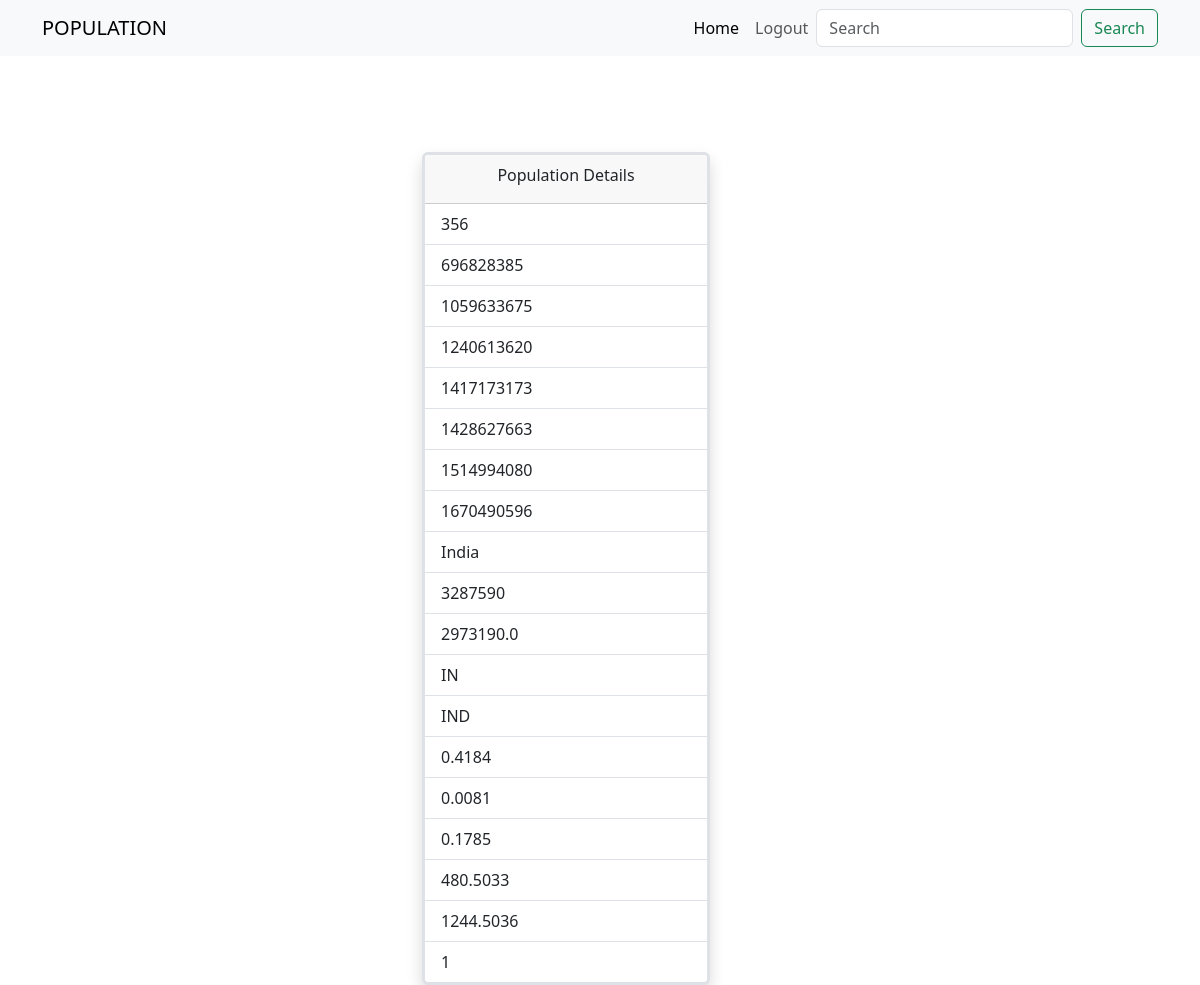
Page /population/1/ (signed in) on the committed database.
### population/models.py (models this page shows, shortened)
class Worldpopulation(models.Model):
    place=models.PositiveIntegerField()
    pop1980=models.PositiveIntegerField()
    pop2000=models.PositiveIntegerField()
    pop2010=models.PositiveIntegerField()
    pop2022=models.PositiveIntegerField()
    pop2023=models.PositiveIntegerField()
    pop2030=models.PositiveIntegerField()
    pop2050=models.PositiveIntegerField()
    country=models.CharField(max_length=200,unique=True)
    area=models.PositiveIntegerField()
    landAreaKm=models.FloatField()
    cca2=models.CharField(max_length=200)
    cca3=models.CharField(max_length=200)
    netChange=models.FloatField()
    growthRate=models.FloatField()
    worldPercentage=models.FloatField()
    density=models.FloatField()
    densityMi=models.FloatField()
    rank=models.PositiveIntegerField()

### population/views.py (the view)
# urls.py: path("population/<int:pk>/",views.PopulationDetailView.as_view(),name="detail-population"),
@method_decorator(signin_required,name="dispatch")
class PopulationDetailView(DetailView):
    template_name="population_detail.html"
    context_object_name="pop"
    model=Worldpopulation

### population/views.py (called while the page is built)
def signin_required(fn):
    def wrapper(request,*args,**kwargs):
        if not request.user.is_authenticated:
            messages.error(request,"invalid session, please login to your account")
            return redirect("signin")
        else:
            return fn(request,*args,**kwargs)
    return wrapper

### population/templates/population_detail.html (shortened to what this page needs)
<!DOCTYPE html>
<html lang="en">
<head>
    <link href="https://cdn.jsdelivr.net/npm/bootstrap@5.3.2/dist/css/bootstrap.min.css" rel="stylesheet">
</head>
<body>
  <nav class="navbar navbar-expand-lg bg-body-tertiary ">
      <div class="container">
        <a class="navbar-brand" href="#">POPULATION</a>
        <div class="collapse navbar-collapse" id="navbarSupportedContent">
          <ul class="navbar-nav ms-auto mb-2 mb-lg-0">
            <li class="nav-item">
              <a class="nav-link active" aria-current="page" href="#">Home</a>
            </li>
            <li class="nav-item">
              <a class="nav-link" href="{%url 'signin'%}">Logout</a>
            </li>
          </ul>
          <form class="d-flex" role="search">
            <input class="form-control me-2" type="search" placeholder="Search" aria-label="Search">
            <button class="btn btn-outline-success" type="submit">Search</button>
          </form>
        </div>
      </div>
    </nav>
<div class="container">
  <div class="row mt-5 ">
      <div class="col-4"></div>
      <div class="col-4 ">
          <div class="mt-5 card align-center border border-3 border shadow" style="width: 18rem;">
              <div class="card-header ">
                <div class="text-center mb-2 ">Population Details</div>
              </div>
              <ul class="list-group list-group-flush">
                <li class="list-group-item">{{pop.place}}</li>
                <li class="list-group-item">{{pop.pop1980}}</li>
                <li class="list-group-item">{{pop.pop2000}}</li>
                <li class="list-group-item">{{pop.pop2010}}</li>
                <li class="list-group-item">{{pop.pop2022}}</li>
                <li class="list-group-item">{{pop.pop2023}}</li>
                <li class="list-group-item">{{pop.pop2030}}</li>
                <li class="list-group-item">{{pop.pop2050}}</li>
                <li class="list-group-item">{{pop.country}}</li>
                <li class="list-group-item">{{pop.area}}</li>
                <li class="list-group-item">{{pop.landAreaKm}}</li>
                <li class="list-group-item">{{pop.cca2}}</li>
                <li class="list-group-item">{{pop.cca3}}</li>
                <li class="list-group-item">{{pop.netChange}}</li>
                <li class="list-group-item">{{pop.growthRate}}</li>
                <li class="list-group-item">{{pop.worldPercentage}}</li>
                <li class="list-group-item">{{pop.density}}</li>
                <li class="list-group-item">{{pop.densityMi}}</li>
                <li class="list-group-item">{{pop.rank}}</li>
              </ul>
          </div>
      </div>
      <div class="col-4">
      </div>
  </div>
</div>
</body>
</html>

### rows in the picture
Worldpopulation: place "356", pop1980 "696828385", pop2000 "1059633675", pop2010 "1240613620", pop2022 "1417173173", pop2023 "1428627663", pop2030 "1514994080", pop2050 "1670490596", country "India", area "3287590", landAreaKm "2973190.0", cca2 "IN", cca3 "IND", netChange "0.4184", growthRate "0.0081", worldPercentage "0.1785", density "480.5033", densityMi "1244.5036", rank "1"
